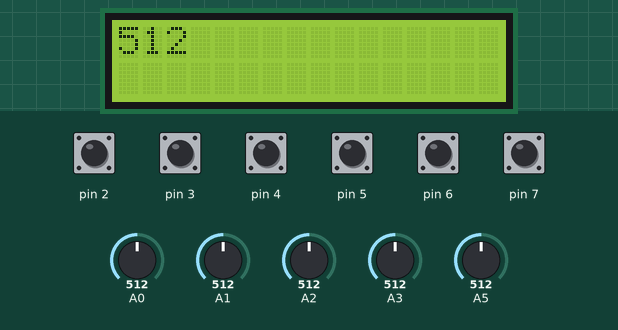
This sketch was run on a simulated Arduino Uno, built with avr-gcc and run on an emulated ATmega328P. Shown: 16×2 character LCD. The inputs (shaded band) are chosen by the test bench; at power-on: pin 2–7 HIGH, A1 = 512, A0 = 512, A2 = 512, A3 = 512, A5 = 512. No radio packets arrive unless stated; what the sketch prints to the serial monitor is not drawn.

Above: at 1.2 s.
1.3 s: A1 set to 716
At 2.3 s:
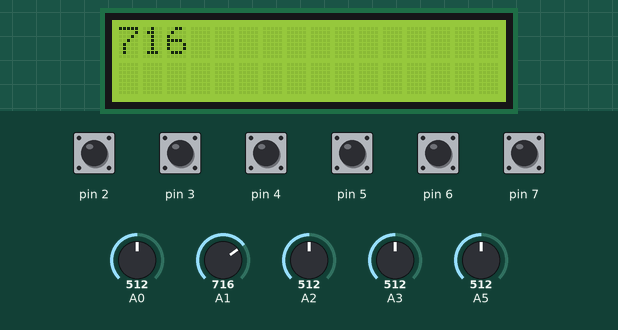
2.8 s: A1 set to 992
At 4.1 s:
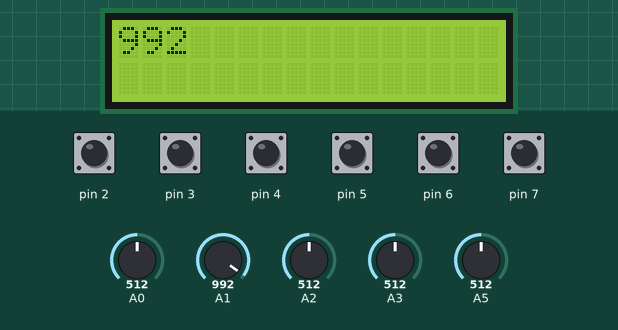
10.3 s: A1 set to 306
At 11.3 s:
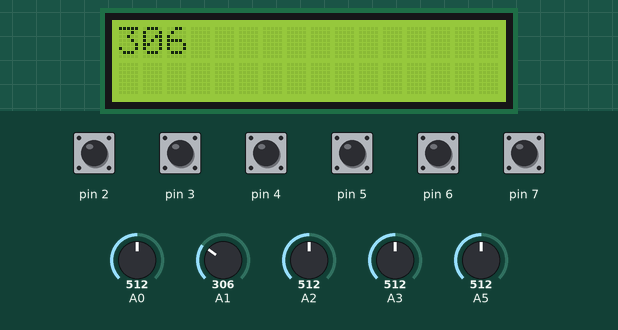
Timing chart, 0 to 13.3 s (numbered marks = the images above; inputs shaded):
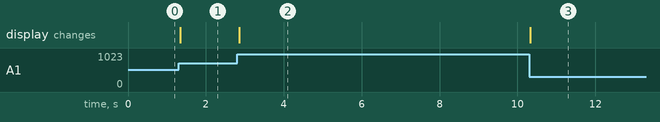

Measured:
- after the input at 1.3 s, the display: changes at once (image 1)
- after the input at 2.8 s, the display: changes after 0.06 s (image 2)
- after the input at 10.3 s, the display: changes at once (image 3)

The sketch:

Transmitter.ino
```cpp
#include <SPI.h>
#include <nRF24L01.h>
#include <RF24.h>
#include "Transmitter.h"
#include <LiquidCrystal_I2C.h>
#include <Wire.h>

LiquidCrystal_I2C lcd(0x27, 16, 2); // I2C address 0x27, 16 column and 2 rows


RF24 radio(9, 10); // select CE,CSN pin
const byte address[6] = {0xCC,0xCE,0xCC,0xCE,0xCC};

//arrays of Data
uint16_t User_input[11];
uint8_t Sent_Data[13];

//wifi connectivity test variables
uint8_t connection_test_f=69;
uint8_t connection_test_l=96;
uint8_t mode;


//MODE flags
uint8_t Mobile_robot_flag;
uint8_t Crouch_flag;
uint8_t Drone_flag;
uint8_t Free_Servos_flag;
uint8_t Free_Servos1_flag;
uint8_t Free_Servos2_flag;

uint16_t BL_joystick_pr;
void setup()
{
  Serial.begin(115200);
  radio.begin();
  radio.setDataRate(RF24_1MBPS);
  radio.openWritingPipe(address);
  radio.setPALevel(RF24_PA_MAX);
  radio.stopListening();


  lcd.init(); // initialize the lcd
  lcd.backlight();

  pinMode(2,INPUT_PULLUP);
  pinMode(3,INPUT_PULLUP);
  pinMode(4,INPUT_PULLUP);
  pinMode(5,INPUT_PULLUP);
  pinMode(6,INPUT_PULLUP);
  pinMode(7,INPUT_PULLUP);

}


void loop()
{


  //Reading input Data and storing it in input array
  User_input[TL_JOYSTICK]   =   analogRead(A1);
  User_input[TR_JOYSTICK]    =  analogRead(A0);
  User_input[BR_JOYSTICK]    =  analogRead(A2);
  User_input[BL_JOYSTICK]    =  analogRead(A3);
  User_input[POT_VALUE]      =  analogRead(A5);
  User_input[SWITCH1_VALUE]   = digitalRead(5);
  User_input[SWITCH2_VALUE]   = digitalRead(4);
  User_input[SWITCH3_VALUE]   = digitalRead(2);
  User_input[SWITCH4_VALUE]   = digitalRead(6);
  User_input[SWITCH5_VALUE]   = digitalRead(3);
  User_input[SWITCH6_VALUE]   = digitalRead(7);


  //adjusting some of the input data
  //adjust_joystick_values(&User_input[TL_JOYSTICK],1); till we replace the joystick
  adjust_joystick_values(&User_input[TR_JOYSTICK],1);
  adjust_joystick_values(&User_input[BR_JOYSTICK],1);
  adjust_joystick_values(&User_input[BL_JOYSTICK],0);


  //choosing the mode based on the user input
  if(User_input[SWITCH1_VALUE]==1 && User_input[SWITCH2_VALUE]==0 &&User_input[SWITCH3_VALUE]==0 && User_input[SWITCH4_VALUE]==0 &&
    User_input[SWITCH6_VALUE]==0)
    {
      Mobile_robot_flag=1;
      Crouch_flag=0;
      Drone_flag=0;
      Free_Servos_flag=0;


    }

    else if(User_input[SWITCH1_VALUE]==0 && User_input[SWITCH2_VALUE]==1 &&User_input[SWITCH3_VALUE]==0 && User_input[SWITCH4_VALUE]==0  &&
    User_input[SWITCH6_VALUE]==0)
    {
      Mobile_robot_flag=0;
      Crouch_flag=1;
      Drone_flag=0;
      Free_Servos_flag=0;
    }

   else if(User_input[SWITCH1_VALUE]==0 && User_input[SWITCH2_VALUE]==0 &&User_input[SWITCH3_VALUE]==1 && User_input[SWITCH4_VALUE]==0  &&
    User_input[SWITCH6_VALUE]==0)
    {
      Mobile_robot_flag=0;
      Crouch_flag=0;
      Drone_flag=1;
      Free_Servos_flag=0;
    }

    else if(User_input[SWITCH1_VALUE]==0 && User_input[SWITCH2_VALUE]==0 &&User_input[SWITCH3_VALUE]==0 && User_input[SWITCH4_VALUE]==1 &&
    User_input[SWITCH6_VALUE]==0)
    {
      Mobile_robot_flag=0;
      Crouch_flag=0;
      Drone_flag=0;
      Free_Servos_flag=1;
    }

  if(Free_Servos_flag==1 &&User_input[SWITCH5_VALUE]==1)
  {
    mode=FREE_SERVOS1;
  }
  else if(Mobile_robot_flag==1)
  {
    mode=MOBILE_ROBOT;
  }

  else if(Crouch_flag==1)
  {
    mode=CROUCH;
  }
  else if (Drone_flag==1)
  {
    mode=DRONE;
  }
  //writing the data to be sent
  Sent_Data[CONNECTIVITY_TEST_F]=connection_test_f;
  Sent_Data[MODE]=mode;
  Sent_Data[TL_JOYSTICK_L8]=uint8_t(User_input[TL_JOYSTICK]);//till we replace the joystick
  Sent_Data[TL_JOYSTICK_H8]=uint8_t(User_input[TL_JOYSTICK]>>8);//till we replace the joystick
  Sent_Data[TR_JOYSTICK_L8]=uint8_t(User_input[TR_JOYSTICK]);
  Sent_Data[TR_JOYSTICK_H8]=uint8_t(User_input[TR_JOYSTICK]>>8);

  Sent_Data[BR_JOYSTICK_L8]=uint8_t(User_input[BR_JOYSTICK]);
  Sent_Data[BR_JOYSTICK_H8]=uint8_t(User_input[BR_JOYSTICK]>>8);

  Sent_Data[BL_JOYSTICK_L8]=uint8_t(User_input[BL_JOYSTICK]);
  Sent_Data[BL_JOYSTICK_H8]=uint8_t(User_input[BL_JOYSTICK]>>8);

  Sent_Data[POT_VALUE_L8]=uint8_t(User_input[POT_VALUE]);
  Sent_Data[POT_VALUE_H8]=uint8_t(User_input[POT_VALUE]>>8);

   Sent_Data[CONNECTIVITY_TEST_L]=connection_test_l;

  //debugging user input

  Serial.print(User_input[TL_JOYSTICK]);
  Serial.print("\t");
  Serial.print(User_input[TR_JOYSTICK]);
  Serial.print("\t");
  Serial.print(User_input[BR_JOYSTICK]);
  Serial.print("\t");
  Serial.print(User_input[BL_JOYSTICK]);
  Serial.print("\t");
  Serial.print(User_input[POT_VALUE]);
  Serial.print("\t");
  radio.write(&User_input, sizeof(User_input));
  Serial.print(User_input[SWITCH1_VALUE]);
  Serial.print("\t");
  Serial.print(User_input[SWITCH2_VALUE]);
  Serial.print("\t");
  Serial.print(User_input[SWITCH3_VALUE]);
  Serial.print("\t");
  Serial.print(User_input[SWITCH4_VALUE]);
  Serial.print("\t");
  Serial.print(User_input[SWITCH5_VALUE]);
  Serial.print("\t");
  Serial.print(User_input[SWITCH6_VALUE]);
  Serial.print("\t");
  Serial.println(mode);

  /*
  //debugging sent data
  Serial.print(Sent_Data[CONNECTIVITY_TEST_F]);
  Serial.print("\t");
  Serial.print(Sent_Data[MODE]);
  Serial.print("\t");
  Serial.print(Sent_Data[TL_JOYSTICK_L8]);
  Serial.print("\t");
  Serial.print(Sent_Data[TL_JOYSTICK_H8]);
  Serial.print("\t");
  Serial.print(Sent_Data[TR_JOYSTICK_L8]);
  Serial.print("\t");
  Serial.print(Sent_Data[TR_JOYSTICK_H8]);
  Serial.print("\t");
  Serial.print(Sent_Data[BR_JOYSTICK_L8]);
  Serial.print("\t");
  Serial.print(Sent_Data[BR_JOYSTICK_H8]);
  Serial.print("\t");
  Serial.print(Sent_Data[BL_JOYSTICK_L8]);
  Serial.print("\t");
  Serial.print(Sent_Data[BL_JOYSTICK_H8]);
  Serial.print("\t");
  Serial.print(Sent_Data[POT_VALUE_L8]);
  Serial.print("\t");
  Serial.print(Sent_Data[POT_VALUE_H8]);
  Serial.print("\t");
  Serial.println(Sent_Data[CONNECTIVITY_TEST_L]);
  */
  radio.write(&Sent_Data, sizeof(Sent_Data));


 lcd.setCursor(0, 0);         // move cursor to   (0, 0)
 lcd.print(User_input[TL_JOYSTICK]);
 lcd.setCursor(0, 0);         // move cursor to   (0, 0)
 lcd.print(User_input[TR_JOYSTICK]);
 lcd.setCursor(0, 0);         // move cursor to   (0, 0)
 lcd.print(User_input[TL_JOYSTICK]);
 lcd.setCursor(0, 0);         // move cursor to   (0, 0)
 lcd.print(User_input[TL_JOYSTICK]);
 lcd.setCursor(0, 0);         // move cursor to   (0, 0)
 lcd.print(User_input[TL_JOYSTICK]);
 lcd.setCursor(0, 0);         // move cursor to   (0, 0)
 lcd.print(User_input[TL_JOYSTICK]);


}
```

Transmitter.h
```cpp
#ifndef TRANSMITTER_H
#define TRANSMITTER_H


/*********************************** Macros definition section start*************************/
//Reading User input Array Elements Index
#define TL_JOYSTICK  (0)
#define TR_JOYSTICK  (1)
#define BR_JOYSTICK  (2)
#define BL_JOYSTICK  (3)
#define POT_VALUE     (4)
#define SWITCH1_VALUE (5)
#define SWITCH2_VALUE (6)
#define SWITCH3_VALUE (7)
#define SWITCH4_VALUE (8)
#define SWITCH5_VALUE (9)
#define SWITCH6_VALUE (10)


//Sent Data Array Index
#define CONNECTIVITY_TEST_F (0)
#define MODE                (1)
#define TL_JOYSTICK_L8      (2)
#define TL_JOYSTICK_H8      (3)
#define TR_JOYSTICK_L8      (4)
#define TR_JOYSTICK_H8      (5)
#define BR_JOYSTICK_L8      (6)
#define BR_JOYSTICK_H8      (7)
#define BL_JOYSTICK_L8      (8)
#define BL_JOYSTICK_H8      (9)
#define POT_VALUE_L8        (10)
#define POT_VALUE_H8        (11)
#define CONNECTIVITY_TEST_L (12)


//Joystick Deadbands
#define JOYSTICK_LOW_DEADBAND   (491)
#define JOYSTICK_HIGH_DEADBAND  (531)
#define JOYSTICK_CENTER_VALUE   (511)


//Robot Modes

#define   MOBILE_ROBOT (11)
#define   DRONE        (22)
#define   CROUCH       (33)
#define   FREE_SERVOS1 (44)
#define   FREE_SERVOS2 (55)


/*********************************** Macros definition section end*************************/


/**********************************Functions Declaration Section start********************/
void adjust_joystick_values(unsigned short *value, unsigned char is_inverse);

/**********************************Functions Declaration Section end********************/


#endif
```

Transmitter_func.cpp
```cpp
#include "Transmitter.h"


/***************888Functions Definitions Section Start*****************/
void adjust_joystick_values(unsigned short *value, unsigned char is_inverse)
{

  if((*value)>=JOYSTICK_LOW_DEADBAND &&(*value)<=JOYSTICK_HIGH_DEADBAND)
  {
    *value=JOYSTICK_CENTER_VALUE;
  }
  if(is_inverse==1)
  {
    if(*value <JOYSTICK_CENTER_VALUE)
    {
      *value+=(((JOYSTICK_CENTER_VALUE-*value)*2)+1);
    }
    else if(*value >JOYSTICK_CENTER_VALUE)
    {
      *value-=(((*value-JOYSTICK_CENTER_VALUE-1)*2)+1);
    }
  }


}


/***************888Functions Definitions Section End*****************/
```
